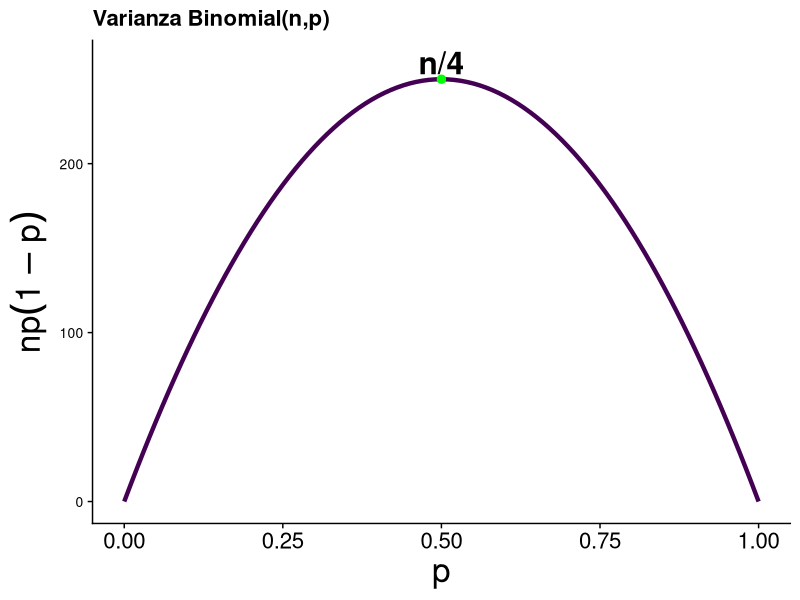
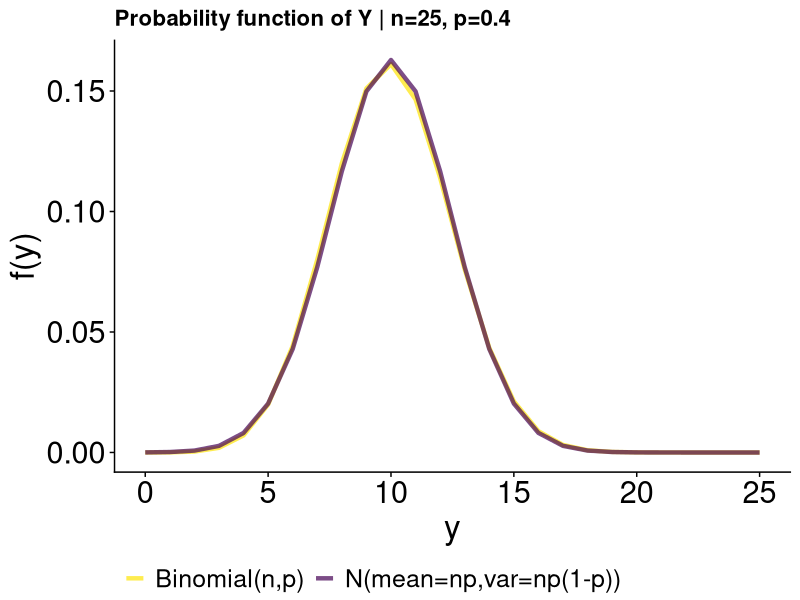
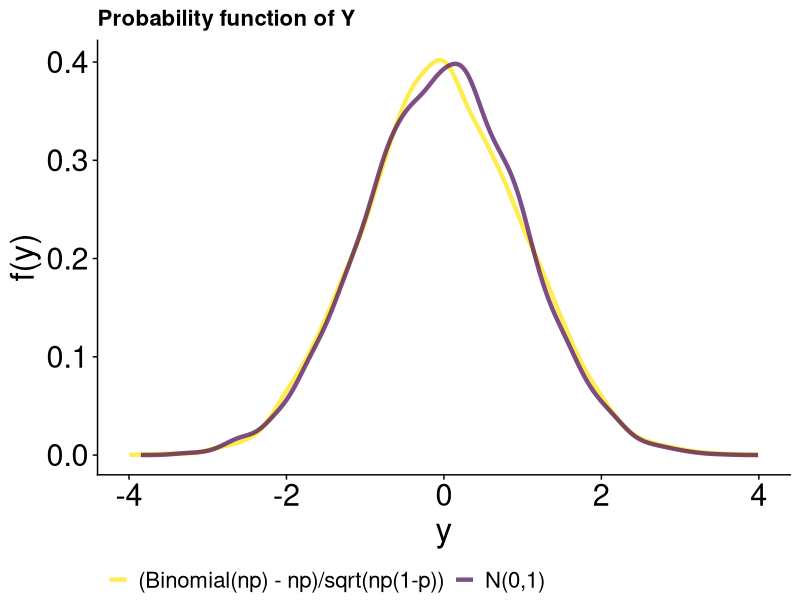
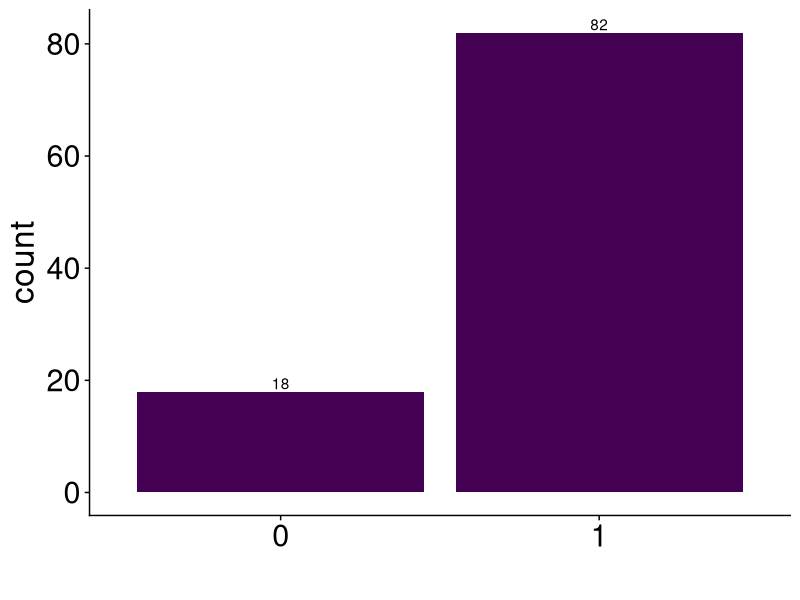
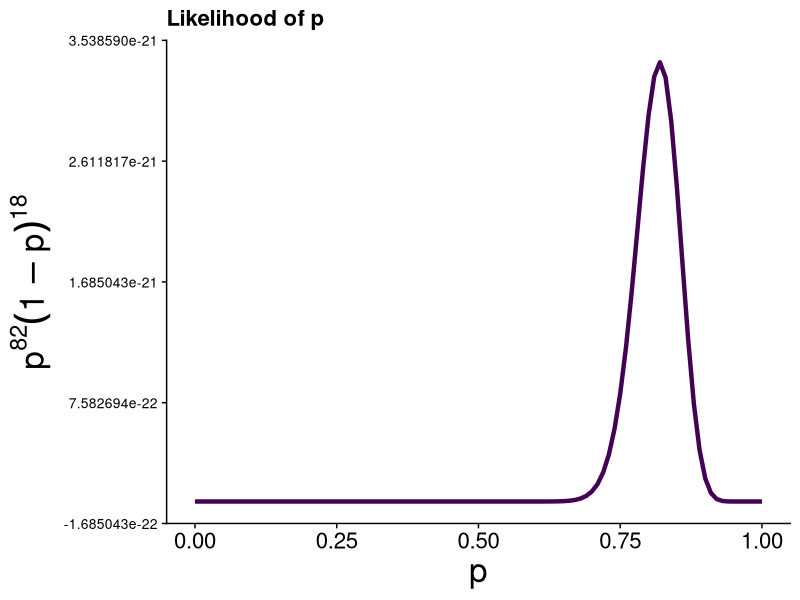
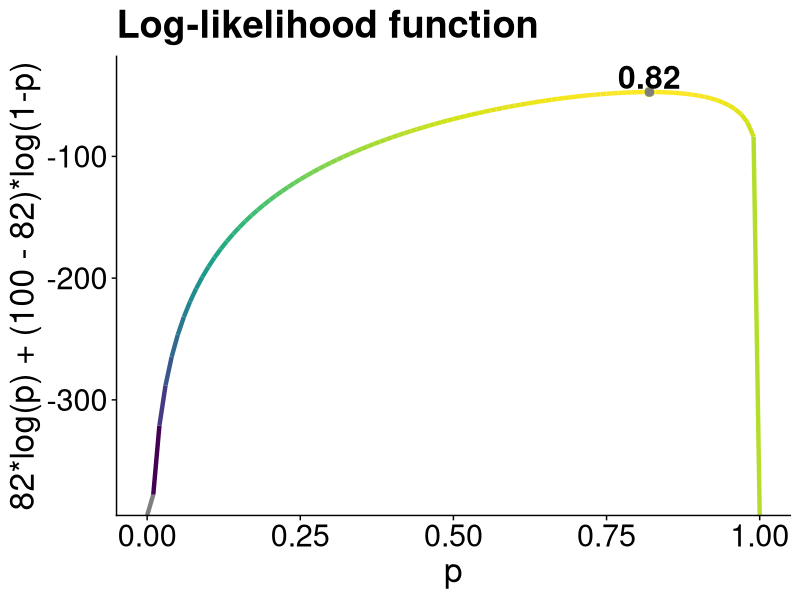
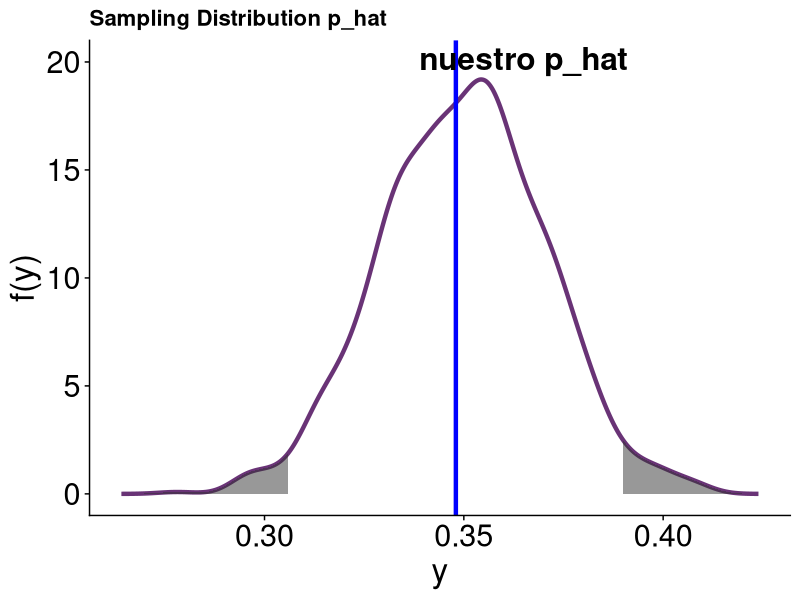

The R source for these figures, in order:
## ---- chunk 1
library("tidyverse")
library("viridis")
## ---- chunk 2

# Repeat experiment of tossing 200 coins 10000 times
coins200 <- rbinom(10000, size=200, p=0.5)
glimpse(coins200)
moments = list(mean=mean(coins200), var=var(coins200))
print(moments)
## ---- chunk 3
library("cowplot")
theme_set(theme_cowplot())

plot <- ggplot(data = data.frame(p = 0), mapping = aes(x = p, color=""))
var_binom <- function(p,n) n*p*(1-p)

plot + stat_function(fun =var_binom, args = list(n= 1000), size=1.5) + 
  xlim(0,1) + labs(title="Varianza Binomial(n,p)", x="p", y=expression(paste(n,p,(1-p))) ) +
    scale_color_viridis_d() + 
    guides(fill=FALSE, color=FALSE) +
    theme(axis.text.y = element_text(size = 10), axis.text.x = element_text(size = 16),
    axis.title.y = element_text(size = 24), axis.title.x = element_text(size = 24), 
    legend.text = element_text(size = 12), legend.position="bottom") +
    geom_point(aes(x=0.5,y=1000/4), color="green", size=2.5) +
   annotate(geom="text", x=0.5, y=1040/4, label='bold("n/4")', color="black", parse=TRUE, size=8) 
## ---- chunk 4
library("tidyverse")

n = 25
p = 0.4

mydata <- data_frame(x = seq(from = 0, to = n, by = 1),
                    norm = dnorm(x,mean=n*p,sd=sqrt(n*p*(1-p))),
                    binom = dbinom(x,size=n,prob = p))

plot <- ggplot(data = mydata, mapping = aes(x = x)) +
    ## Entire curve
    geom_path(aes(y=binom,color="red"), size=1.5, alpha=0.8) +
    geom_path(aes(y=norm,color="blue"), size=1.5, alpha=0.7) +
  labs(y="f(y)", x="y", title="Probability function of Y | n=25, p=0.4") +
     scale_color_viridis_d(name = "",
                          breaks = c("red", "blue"),
                          labels = c("Binomial(n,p)", "N(mean=np,var=np(1-p))"),
                          guide = "legend") +
      theme(axis.text.y = element_text(size = 22), axis.text.x = element_text(size = 22),
      axis.title.y = element_text(size = 24), axis.title.x = element_text(size = 24), 
      legend.text = element_text(size = 18), legend.position="bottom") 
print(plot)
## ---- chunk 5
library("tidyverse")

sims = 5000
n = 1000
p = 0.5

mydata <- data_frame(
              binom = ((rbinom(sims,size=n,prob=p) - n*p)/(sqrt(n*p*(1-p)))), 
              normal = rnorm(sims)
                    )

data_bin  <- with(density(mydata$binom), data.frame(x, y))
data_norm <- with(density(mydata$normal), data.frame(x, y))

plot <- data_bin %>% ggplot(aes(x=x)) +
    geom_line(aes(y=y, color="red"), size=1.5, alpha=0.8) +
    geom_line(data =data_norm, aes(y=y, color="blue"), size=1.5, alpha=0.7) +
    xlim(-4,4) +
    labs(y="f(y)", x="y", title="Probability function of Y") +
     scale_color_viridis_d(name = "",
                          breaks = c("red", "blue"),
                          labels = c("(Binomial(np) - np)/sqrt(np(1-p))", "N(0,1)"),
                          guide = "legend") +
      theme(axis.text.y = element_text(size = 22), axis.text.x = element_text(size = 22),
      axis.title.y = element_text(size = 24), axis.title.x = element_text(size = 24), 
      legend.text = element_text(size = 16), legend.position="bottom") 


print(plot)
## ---- chunk 6
dbinom(x=9,size=10,prob=0.5)
## ---- chunk 7
library("tidyverse")
set.seed(481)
data_coins <- data.frame(X = rbinom(n=100, size=1, prob=0.8))

data_coins %>% ggplot(aes(x=factor(X), fill="")) + 
    geom_bar() +
    geom_text(aes(label=..count..), stat='count', vjust=-0.2) +
    scale_fill_viridis_d() + 
    guides(fill=FALSE, color=FALSE) + labs(x="") +
    theme(axis.text.y = element_text(size = 22), axis.text.x = element_text(size = 22),
    axis.title.y = element_text(size = 24), axis.title.x = element_text(size = 24), 
    legend.text = element_text(size = 18), legend.position="bottom") 
## ---- chunk 8
plot <- ggplot(data = data.frame(p = 0), mapping = aes(x = p, color=""))
binom_distrib <- function(p,n,k) (p^(k))*((1-p)^(n-k))

plot + stat_function(fun = binom_distrib, args = list(n= 100, k= 82), size=1.5) + 
  xlim(0,1) + labs(title="Likelihood of p", x="p", y=expression(paste(p^{82}, (1-p)^{18})) ) +
    scale_color_viridis_d() + 
    guides(fill=FALSE, color=FALSE) +
    theme(axis.text.y = element_text(size = 10), axis.text.x = element_text(size = 16),
    axis.title.y = element_text(size = 24), axis.title.x = element_text(size = 24), 
    legend.text = element_text(size = 12), legend.position="bottom") 
## ---- chunk 9

# log-likelihood function
ll <- function(p,n,k) {
  ell = k * log(p) + (n - k)*log(1-p)
  return(ll = ell)
}


# Evaluate the log-likelihood function for some arbitrary values
ll(p=0.1,n=100,k=82); ll(p=0.7,n=100,k=82)
## ---- chunk 10

# Evaluate the log-likelihood function for many possible values of p

parameter_space <- tibble(p=seq(0,1,by=0.01)) %>% 
  rowwise() %>% mutate(loglik = ll(p,n=100,k=82)) 

# Find the value of p that yield the largest value for the log-likelihood function

parameter_space %>% as.matrix() -> m
m[which.max(m[,2]),]
## ---- chunk 11
parameter_space %>% as.data.frame() %>% ggplot(aes(x=p, y=loglik, colour=loglik)) + 
geom_line(size=1.5) + geom_point(aes(x=m[which.max(m[,2]),1], m[which.max(m[,2]),2]), size=2.5) +
scale_color_viridis() + guides(fill=FALSE, color=FALSE) + labs(title="Log-likelihood function",x="p", y="82*log(p) + (100 - 82)*log(1-p)") +
annotate(geom="text", x=0.82, y=-35, label='bold("0.82")', color="black", parse=TRUE, size=8) +
theme(axis.text.y = element_text(size = 22), axis.text.x = element_text(size = 22),
axis.title.y = element_text(size = 24), axis.title.x = element_text(size = 24), title=element_text(size = 24),
legend.text = element_text(size = 18), legend.position="bottom") 
## ---- chunk 12
# Theoretical parameters of Bernoulli random variable X: "tosing a coin"
p = 0.35

# Our sample: a random sample of 500 coin toses 
n = 500
our_sample <- rbinom(n,size=1,prob=p); our_sample %>% glimpse()
p_hat <- mean(our_sample); p_hat

## ---- chunk 13
#  Demonstration of the distrution of p_hat across 1000 samples of size 500.
p_hat_n = NULL
for (i in 1:1000) {
  a_sample <- rbinom(n,size=1,prob=p)
  p_hat_n[i] <- mean(a_sample)
}
## ---- chunk 14
p_hat_n %>% glimpse()
## ---- chunk 15
# mean of p_hat_n  = p
moment_1 <- c(mean_samp_dis = mean(p_hat_n), our_estimate_p= p_hat)
## ---- chunk 16
print(moment_1) 
## ---- chunk 17
# sd of p_hat_n  = sqrt(p*(1-p)/n)
moment_2 <- c(sd_samp_dis = sd(p_hat_n), our_estimate_sd= sqrt((p_hat*(1-p_hat))/n))
## ---- chunk 18
print(moment_2) 
## ---- chunk 19
library("tidyverse")

# our estimate, z-score

ci_ll = p_hat - 1.96*(((p_hat*(1-p_hat))/n)^(1/2))
ci_ul = p_hat + 1.96*(((p_hat*(1-p_hat))/n)^(1/2))

samp_distrib <- with(density(p_hat_n), data.frame(x, y)) 

plot <- samp_distrib %>% ggplot(aes(x=x, y=y)) +
    geom_line(aes(color=""), size=1.5, alpha=0.8) +
    geom_ribbon(data = samp_distrib %>% as_tibble() %>% filter(x >= ci_ul), aes(ymin = 0, ymax = y), alpha=0.5) +
    geom_ribbon(data = samp_distrib %>% as_tibble() %>% filter(x <= ci_ll), aes(ymin = 0, ymax = y), alpha=0.5) +
    labs(y="f(y)", x="y", title="Sampling Distribution p_hat") +
    scale_color_viridis_d() +
    theme(axis.text.y = element_text(size = 22), axis.text.x = element_text(size = 22),
    axis.title.y = element_text(size = 24), axis.title.x = element_text(size = 24), 
    legend.text = element_text(size = 16), legend.position="none") +
    geom_vline(xintercept = p_hat, color = "blue", size=1.5) +
    annotate(geom="text", x=p_hat+0.017, y=20, label='bold("nuestro p_hat")', color="black", parse=TRUE, size=8) 

print(plot)
